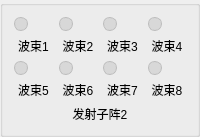
           <widget class="QGroupBox" name="grpArrayTx2">
            <property name="title">
             <string/>
            </property>
            <layout class="QVBoxLayout" name="layoutArrayTx2">
             <item>
              <layout class="QGridLayout" name="layoutArrayBeamsTx2">
               <item row="0" column="0">
                <layout class="QVBoxLayout" name="layoutTx2Beam1">
                 <item>
                  <widget class="QLabel" name="indicatorTx2Beam1">
                   <property name="minimumSize">
                    <size>
                     <width>14</width>
                     <height>14</height>
                    </size>
                   </property>
                   <property name="maximumSize">
                    <size>
                     <width>14</width>
                     <height>14</height>
                    </size>
                   </property>
                   <property name="styleSheet">
                    <string notr="true">background:#d8d8d8;border:1px solid #bdbdbd;border-radius:7px;</string>
                   </property>
                   <property name="text">
                    <string/>
                   </property>
                   <property name="alignment">
                    <set>Qt::AlignCenter</set>
                   </property>
                  </widget>
                 </item>
                 <item>
                  <widget class="QLabel" name="lblTx2Beam1">
                   <property name="text">
                    <string>波束1</string>
                   </property>
                   <property name="alignment">
                    <set>Qt::AlignCenter</set>
                   </property>
                  </widget>
                 </item>
                </layout>
               </item>
               <item row="0" column="1">
                <layout class="QVBoxLayout" name="layoutTx2Beam2">
                 <item>
                  <widget class="QLabel" name="indicatorTx2Beam2">
                   <property name="minimumSize">
                    <size>
                     <width>14</width>
                     <height>14</height>
                    </size>
                   </property>
                   <property name="maximumSize">
                    <size>
                     <width>14</width>
                     <height>14</height>
                    </size>
                   </property>
                   <property name="styleSheet">
                    <string notr="true">background:#d8d8d8;border:1px solid #bdbdbd;border-radius:7px;</string>
                   </property>
                   <property name="text">
                    <string/>
                   </property>
                   <property name="alignment">
                    <set>Qt::AlignCenter</set>
                   </property>
                  </widget>
                 </item>
                 <item>
                  <widget class="QLabel" name="lblTx2Beam2">
                   <property name="text">
                    <string>波束2</string>
                   </property>
                   <property name="alignment">
                    <set>Qt::AlignCenter</set>
                   </property>
                  </widget>
                 </item>
                </layout>
               </item>
               <item row="0" column="2">
                <layout class="QVBoxLayout" name="layoutTx2Beam3">
                 <item>
                  <widget class="QLabel" name="indicatorTx2Beam3">
                   <property name="minimumSize">
                    <size>
                     <width>14</width>
                     <height>14</height>
                    </size>
                   </property>
                   <property name="maximumSize">
                    <size>
                     <width>14</width>
                     <height>14</height>
                    </size>
                   </property>
                   <property name="styleSheet">
                    <string notr="true">background:#d8d8d8;border:1px solid #bdbdbd;border-radius:7px;</string>
                   </property>
                   <property name="text">
                    <string/>
                   </property>
                   <property name="alignment">
                    <set>Qt::AlignCenter</set>
                   </property>
                  </widget>
                 </item>
                 <item>
                  <widget class="QLabel" name="lblTx2Beam3">
                   <property name="text">
                    <string>波束3</string>
                   </property>
                   <property name="alignment">
                    <set>Qt::AlignCenter</set>
                   </property>
                  </widget>
                 </item>
                </layout>
               </item>
               <item row="0" column="3">
                <layout class="QVBoxLayout" name="layoutTx2Beam4">
                 <item>
                  <widget class="QLabel" name="indicatorTx2Beam4">
                   <property name="minimumSize">
                    <size>
                     <width>14</width>
                     <height>14</height>
                    </size>
                   </property>
                   <property name="maximumSize">
                    <size>
                     <width>14</width>
                     <height>14</height>
                    </size>
                   </property>
                   <property name="styleSheet">
                    <string notr="true">background:#d8d8d8;border:1px solid #bdbdbd;border-radius:7px;</string>
                   </property>
                   <property name="text">
                    <string/>
                   </property>
                   <property name="alignment">
                    <set>Qt::AlignCenter</set>
                   </property>
                  </widget>
                 </item>
                 <item>
                  <widget class="QLabel" name="lblTx2Beam4">
                   <property name="text">
                    <string>波束4</string>
                   </property>
                   <property name="alignment">
                    <set>Qt::AlignCenter</set>
                   </property>
                  </widget>
                 </item>
                </layout>
               </item>
               <item row="1" column="0">
                <layout class="QVBoxLayout" name="layoutTx2Beam5">
                 <item>
                  <widget class="QLabel" name="indicatorTx2Beam5">
                   <property name="minimumSize">
                    <size>
                     <width>14</width>
                     <height>14</height>
                    </size>
                   </property>
                   <property name="maximumSize">
                    <size>
                     <width>14</width>
                     <height>14</height>
                    </size>
                   </property>
                   <property name="styleSheet">
                    <string notr="true">background:#d8d8d8;border:1px solid #bdbdbd;border-radius:7px;</string>
                   </property>
                   <property name="text">
                    <string/>
                   </property>
                   <property name="alignment">
                    <set>Qt::AlignCenter</set>
                   </property>
                  </widget>
                 </item>
                 <item>
                  <widget class="QLabel" name="lblTx2Beam5">
                   <property name="text">
                    <string>波束5</string>
                   </property>
                   <property name="alignment">
                    <set>Qt::AlignCenter</set>
                   </property>
                  </widget>
                 </item>
                </layout>
               </item>
               <item row="1" column="1">
                <layout class="QVBoxLayout" name="layoutTx2Beam6">
                 <item>
                  <widget class="QLabel" name="indicatorTx2Beam6">
                   <property name="minimumSize">
                    <size>
                     <width>14</width>
                     <height>14</height>
                    </size>
                   </property>
                   <property name="maximumSize">
                    <size>
                     <width>14</width>
                     <height>14</height>
                    </size>
                   </property>
                   <property name="styleSheet">
                    <string notr="true">background:#d8d8d8;border:1px solid #bdbdbd;border-radius:7px;</string>
                   </property>
                   <property name="text">
                    <string/>
                   </property>
                   <property name="alignment">
                    <set>Qt::AlignCenter</set>
                   </property>
                  </widget>
                 </item>
                 <item>
                  <widget class="QLabel" name="lblTx2Beam6">
                   <property name="text">
                    <string>波束6</string>
                   </property>
                   <property name="alignment">
                    <set>Qt::AlignCenter</set>
                   </property>
                  </widget>
                 </item>
                </layout>
               </item>
               <item row="1" column="2">
                <layout class="QVBoxLayout" name="layoutTx2Beam7">
                 <item>
                  <widget class="QLabel" name="indicatorTx2Beam7">
                   <property name="minimumSize">
                    <size>
                     <width>14</width>
                     <height>14</height>
                    </size>
                   </property>
                   <property name="maximumSize">
                    <size>
                     <width>14</width>
                     <height>14</height>
                    </size>
                   </property>
                   <property name="styleSheet">
                    <string notr="true">background:#d8d8d8;border:1px solid #bdbdbd;border-radius:7px;</string>
                   </property>
                   <property name="text">
                    <string/>
                   </property>
                   <property name="alignment">
                    <set>Qt::AlignCenter</set>
                   </property>
                  </widget>
                 </item>
                 <item>
                  <widget class="QLabel" name="lblTx2Beam7">
                   <property name="text">
                    <string>波束7</string>
                   </property>
                   <property name="alignment">
                    <set>Qt::AlignCenter</set>
                   </property>
                  </widget>
                 </item>
                </layout>
               </item>
               <item row="1" column="3">
                <layout class="QVBoxLayout" name="layoutTx2Beam8">
                 <item>
                  <widget class="QLabel" name="indicatorTx2Beam8">
                   <property name="minimumSize">
                    <size>
                     <width>14</width>
                     <height>14</height>
                    </size>
                   </property>
                   <property name="maximumSize">
                    <size>
                     <width>14</width>
                     <height>14</height>
                    </size>
                   </property>
                   <property name="styleSheet">
                    <string notr="true">background:#d8d8d8;border:1px solid #bdbdbd;border-radius:7px;</string>
                   </property>
                   <property name="text">
                    <string/>
                   </property>
                   <property name="alignment">
                    <set>Qt::AlignCenter</set>
                   </property>
                  </widget>
                 </item>
                 <item>
                  <widget class="QLabel" name="lblTx2Beam8">
                   <property name="text">
                    <string>波束8</string>
                   </property>
                   <property name="alignment">
                    <set>Qt::AlignCenter</set>
                   </property>
                  </widget>
                 </item>
                </layout>
               </item>
              </layout>
             </item>
             <item>
              <widget class="QLabel" name="lblArrayNameTx2">
               <property name="text">
                <string>发射子阵2</string>
               </property>
               <property name="alignment">
                <set>Qt::AlignCenter</set>
               </property>
              </widget>
             </item>
            </layout>
           </widget>
